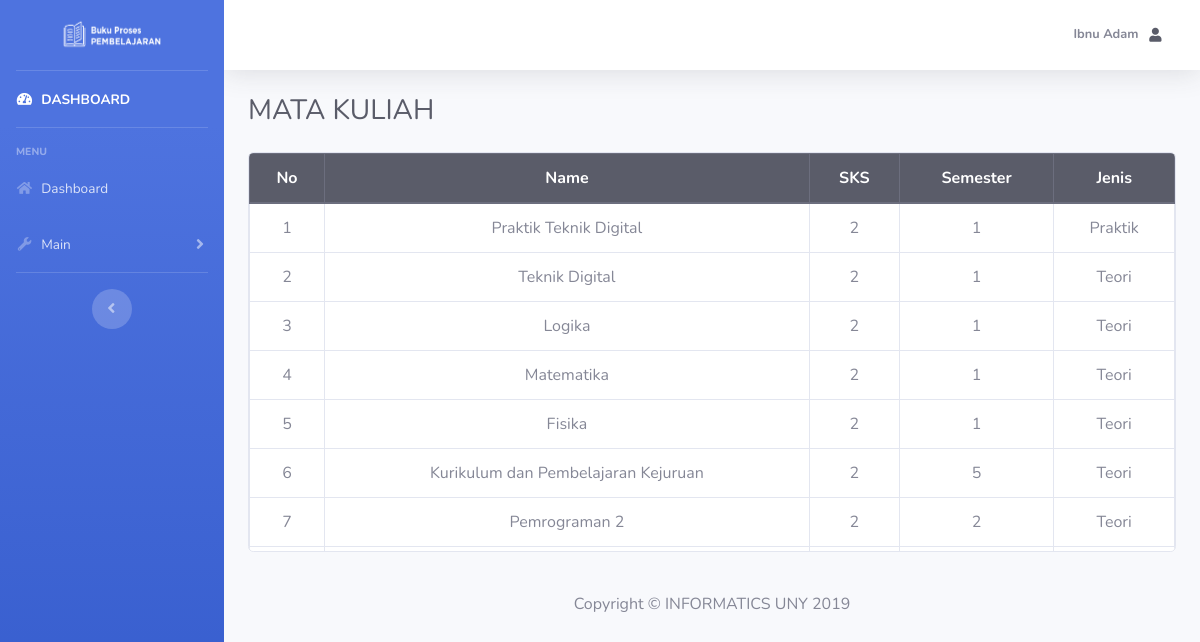
The app's page /mahasiswa/index.php?page=manage_mk (signed in) with its own data.
### tables this page shows
CREATE TABLE `mengambil` (
  `id` int(6) NOT NULL,
  `nim` varchar(11) DEFAULT NULL,
  `id_mk` varchar(6) DEFAULT NULL
);

CREATE TABLE `matkul` (
  `id` varchar(6) NOT NULL,
  `name` varchar(50) DEFAULT NULL,
  `sks` int(3) DEFAULT NULL,
  `semester` int(2) DEFAULT NULL,
  `jenis` varchar(25) DEFAULT NULL
);

### mahasiswa/manage_mk.php (the view, shortened to what this page needs)
<table class="table table-hover table-bordered">
    <thead align="center" class="thead-dark">
        <tr>
            <th scope="col">No</th>
            <th scope="col">Name</th>
            <th scope="col">SKS</th>
            <th scope="col">Semester</th>
            <th scope="col">Jenis</th>
        </tr>
    </thead>
    <tbody align="center">
        <?php
        $nim = $_SESSION['nim'];
        $sql = "SELECT * FROM mengambil AS m
                JOIN mahasiswa AS mhs ON m.`nim` = mhs.`nim`
                JOIN matkul AS mk ON m.`id_mk` = mk.`id`
                WHERE mhs.`nim` = '$nim'";
        $result = $connect->query($sql);
        if ($result->num_rows > 0) {
            $no = 1;
            while ($row = $result->fetch_assoc()) {
                echo "<tr>";
                echo "<td>" . $no . "</td>";
                echo "<td>" . $row['name'] . "</td>";
                echo "<td>" . $row['sks'] . "</td>";
                echo "<td>" . $row['semester'] . "</td>";
                echo "<td>" . $row['jenis'] . "</td>";
                $no++;
            }
        } else {
            echo "<tr>";
            echo "<td colspan=\"9\"> No more data </td>";
            echo "</tr>";
        }
        ?>
    </tbody>
</table>

### mahasiswa/index.php (shortened to what this page needs)
<?php
$name = trim(strval($_SESSION['name']));
require "../backend/config.php"
?>
<!DOCTYPE html>
<html lang="en">
<head>
  <link href="../assets/vendors/fontawesome-free/css/all.min.css" rel="stylesheet" type="text/css">
  <link href="../assets/css/sb-admin-2.min.css" rel="stylesheet">
</head>
<body id="page-top">
  <div id="wrapper">
    <ul class="navbar-nav bg-gradient-primary sidebar sidebar-dark accordion" id="accordionSidebar">
      <a class="sidebar-brand d-flex align-items-center justify-content-center" href="index.php?page=manage_quickb">
        <div class="sidebar-brand-icon">
          <img src="../assets/img/logo_bpp.png" width="100px" height="50px" class="fas fa-laugh-wink"></i>
        </div>
      </a>
      <hr class="sidebar-divider my-0">
      <?php
      if ($_GET['page'] == 'manage_profile') {
        $titledash = " PROFILE";
        $act = "";
      } else if ($_GET['page'] == 'dashboard') {
        $titledash = "DASHBOARD";
        $linkAdd = "index.php?page=dashboard";
        $act = "";
      } else if ($_GET['page'] == 'manage_ba') {
        $titledash = "MODUL";
        $linkAdd = "index.php?page=insert_ba";
        $act = "";
      } else if ($_GET['page'] == 'manage_mk') {
        $titledash = "MATA KULIAH";
      } else if ($_GET['page'] == 'manage_kur') {
        $titledash = "KURIKULUM";
        $linkAdd = "index.php?page=insert_kur";
        $act = "";
      } else if ($_GET['page'] == 'manage_tgs') {
        $titledash = "TUGAS";
        $linkAdd = "index.php?page=insert_tgs";
        $act = "";
      } else if ($_GET['page'] == 'manage_media') {
        $titledash = "MEDIA";
        $linkAdd = "index.php?page=insert_media";
        $act = "";
      } else {
        $titledash = "DASHBOARD";
        $act = "";
      }
      ?>
      <li class="nav-item active">
        <a class="nav-link" href="index.php?page=manage_admin">
          <i class="fas fa-fw fa-tachometer-alt"></i>
          <span>DASHBOARD</span></a>
      </li>
      <hr class="sidebar-divider">
      <div class="sidebar-heading">
        Menu
      </div>
      <li class="nav-item">
        <a class="nav-link collapsed" href="index.php?page=dashboard">
          <i class="fas fa-fw fa-home"></i>
          <span>Dashboard</span>
        </a>
      </li>
      <li class="nav-item">
        <a class="nav-link collapsed" href="#" data-toggle="collapse" data-target="#collapseUtilities" aria-expanded="true" aria-controls="collapseUtilities">
          <i class="fas fa-fw fa-wrench"></i>
          <span>Main</span>
        </a>
      </li>
      <hr class="sidebar-divider d-none d-md-block">
      <div class="text-center d-none d-md-inline">
        <button class="rounded-circle border-0" id="sidebarToggle"></button>
      </div>
    </ul>
    <div id="content-wrapper" class="d-flex flex-column">
      <div id="content">
        <nav class="navbar navbar-expand navbar-light bg-white topbar mb-4 static-top shadow">
          <ul class="navbar-nav ml-auto">
            <li class="nav-item dropdown no-arrow">
              <a class="nav-link dropdown-toggle" href="#" id="userDropdown" role="button" data-toggle="dropdown" aria-haspopup="true" aria-expanded="false">
                <span class="mr-2 d-none d-lg-inline text-gray-600 small font-weight-bold"><?= ucwords($name); ?></span>
                <i class="fas fa-user fa-sm fa-fw mr-2 text-gray-800"></i>
              </a>
            </li>
          </ul>
        </nav>
        <div class="container-fluid">
          <div class="d-sm-flex align-items-center justify-content-between mb-4">
            <h1 class="h3 mb-0 text-gray-800"><?php echo $titledash ?></h1>
          </div>
          <div class="container-fluid card" style="height:400px;overflow-y: scroll; padding:0;">
            <?php
            $i = isset($_GET['page']) ? $_GET['page'] : null;
            switch ($i) {
              case "manage_mk":
                include "manage_mk.php";
                break;
            }
            ?>
          </div>
        </div>
        <footer class="footer mt-auto py-3" style="bottom: 0; position: relative;">
          <div class="container">
            <center>
              <span class="text-muted">Copyright &copy; INFORMATICS UNY 2019</span>
            </center>
          </div>
        </footer>
      </div>
    </div>
</body>
</html>

### records on screen
mengambil: id_mk.name "Praktik Teknik Digital", id_mk.sks "2", id_mk.semester "1", id_mk.jenis "Praktik"
mengambil: id_mk.name "Teknik Digital", id_mk.sks "2", id_mk.semester "1", id_mk.jenis "Teori"
mengambil: id_mk.name "Logika", id_mk.sks "2", id_mk.semester "1", id_mk.jenis "Teori"
mengambil: id_mk.name "Matematika", id_mk.sks "2", id_mk.semester "1", id_mk.jenis "Teori"
mengambil: id_mk.name "Fisika", id_mk.sks "2", id_mk.semester "1", id_mk.jenis "Teori"
mengambil: id_mk.name "Kurikulum dan Pembelajaran Kejuruan", id_mk.sks "2", id_mk.semester "5", id_mk.jenis "Teori"
mengambil: id_mk.name "Pemrograman 2", id_mk.sks "2", id_mk.semester "2", id_mk.jenis "Teori"

### other values on screen
$name "Ibnu Adam"
$titledash "MATA KULIAH"
